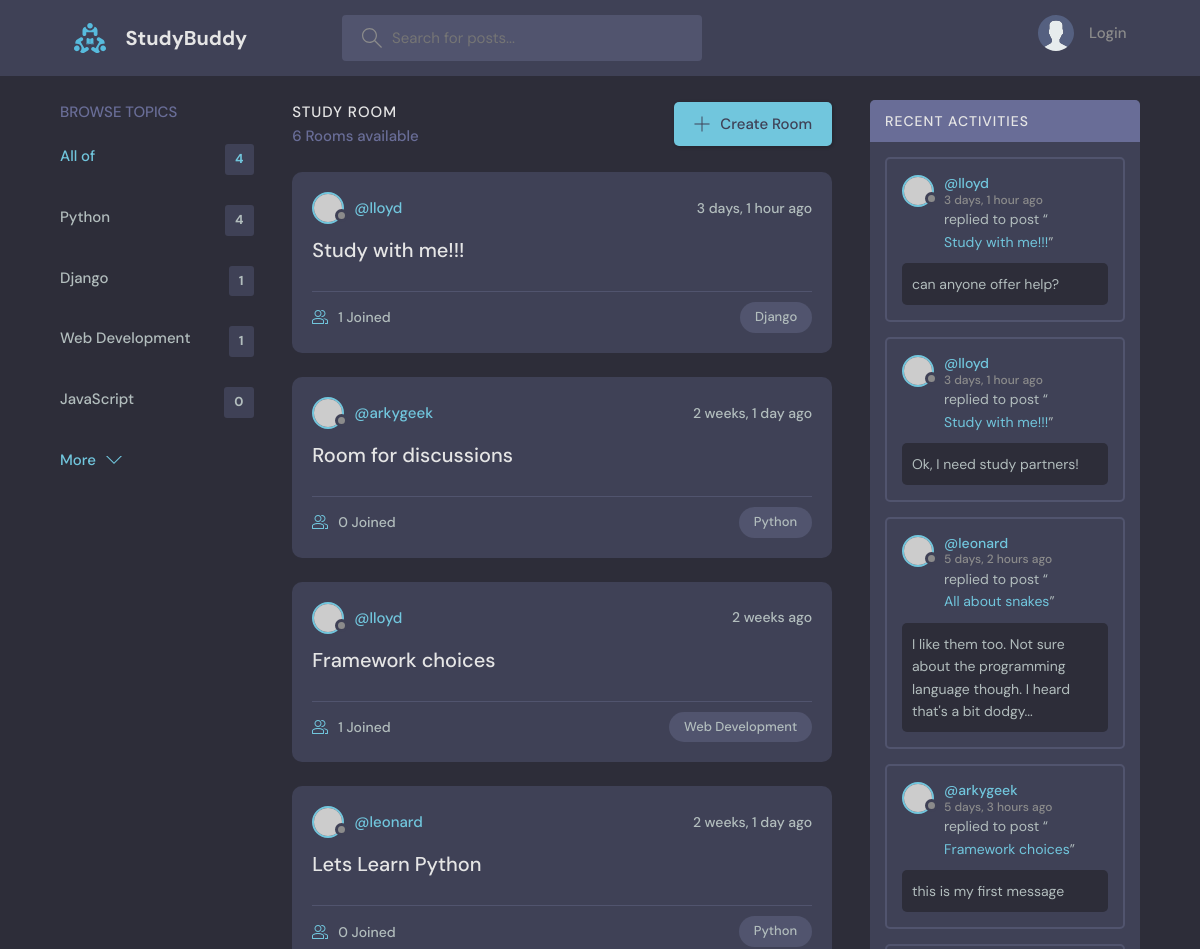
Before: / (upper part) with the older database file.
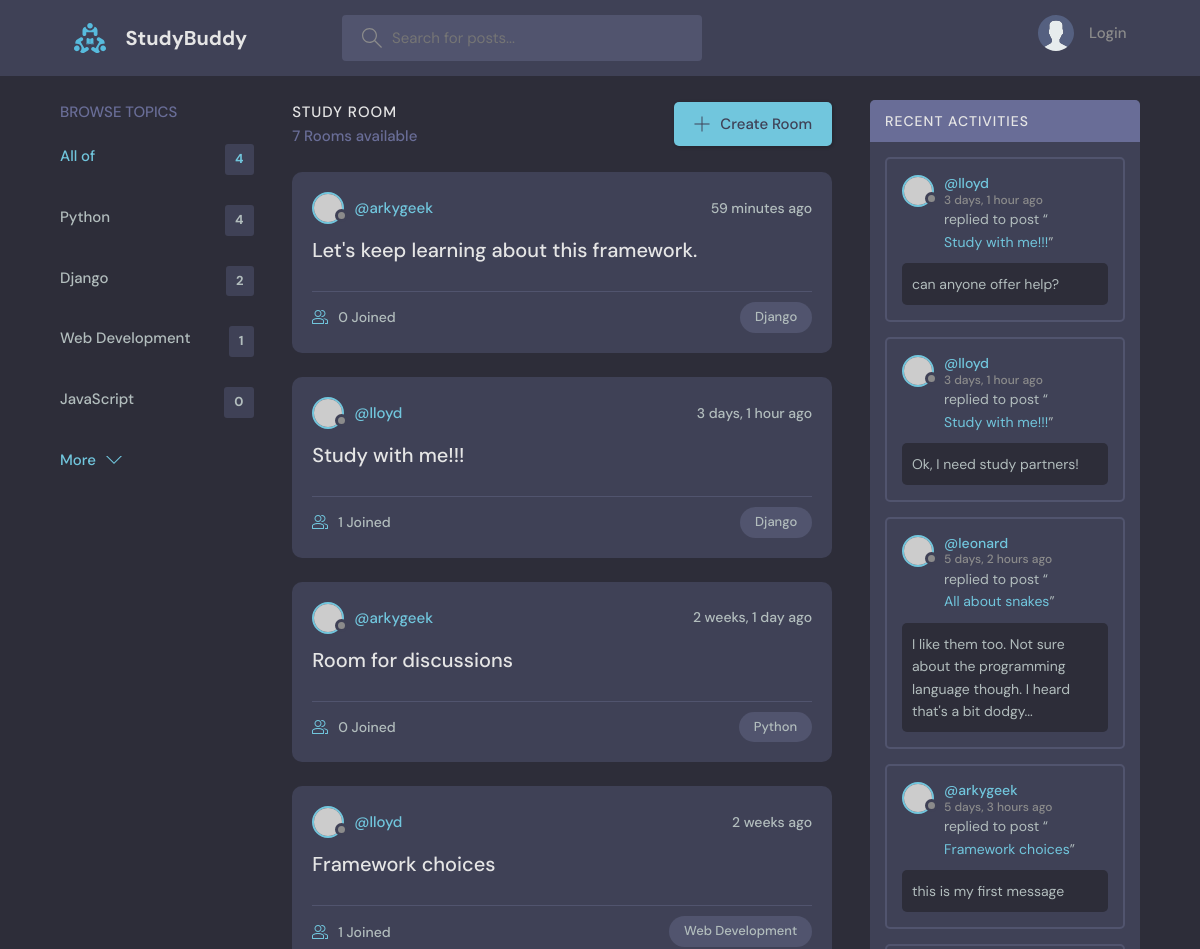
After: the same page with the newer database file.
### base/models.py (models this page shows, shortened)
class Topic(models.Model):
      name = models.CharField(max_length=200)

class Room(models.Model):
    host = models.ForeignKey(
        User,
        on_delete=models.SET_NULL,
        null=True)
    topic = models.ForeignKey(
        Topic,
        on_delete=models.SET_NULL,
        null=True)
    name = models.CharField(max_length=200)
    description = models.TextField(null=True, blank=True)
    participants = models.ManyToManyField(
        User,
        related_name='participants',
        blank=True)
    updated = models.DateTimeField(auto_now=True)
    created = models.DateTimeField(auto_now_add=True)
    class Meta:
        ordering = ['-updated', '-created']
    def __str__(self):
        return self.name

class Message(models.Model):
    user = models.ForeignKey(User, on_delete=models.CASCADE)
    room = models.ForeignKey(Room, on_delete=models.CASCADE)
    body = models.TextField()
    updated = models.DateTimeField(auto_now=True)
    created = models.DateTimeField(auto_now_add=True)
    class Meta:
        ordering = ['-updated', '-created']

### base/views.py (the view)
# urls.py: path('', views.home, name="home"),
def home(request):
    q = request.GET.get('q') if request.GET.get('q') != None else ''
    rooms = Room.objects.filter(
      Q(topic__name__icontains=q) |
      Q(name__icontains=q) |
      Q(description__icontains=q)
    )
    topics = Topic.objects.all()
    room_count = rooms.count()
    room_messages = Message.objects.filter(Q(room__topic__name__icontains=q))
    context = { # this is the dictionary we pass to the function
      'rooms': rooms,
      'topics': topics,
      'room_count': room_count,
      'room_messages': room_messages
    }
    return render(request, 'base/home.html', context)

### base/templates/base/home.html (shortened to what this page needs)
{% extends 'main.html' %}
{% block content %}
<main class="layout layout--3">
  <div class="container">
    {% include 'base/topics_component.html' %}
    <div class="roomList">
      <div class="roomList__header">
        <div>
          <h2>Study Room</h2>
          <p>{{room_count}} Rooms available</p>
        </div>
        <a class="btn btn--main" href="{% url 'create-room' %}">
          <svg version="1.1" xmlns="http://www.w3.org/2000/svg" width="32" height="32" viewBox="0 0 32 32">
            <title>add</title>
            <path
              d="M16.943 0.943h-1.885v14.115h-14.115v1.885h14.115v14.115h1.885v-14.115h14.115v-1.885h-14.115v-14.115z"
            ></path>
          </svg>
          Create Room
        </a>
      </div>
      {% include 'base/feed_component.html' %}
    </div>
    {% include 'base/activity_component.html' %}
  </div>
</main>
{% endblock content %}

### base/templates/base/topics_component.html
<div class="topics">
    <div class="topics__header">
        <h2>Browse Topics</h2>
    </div>
    <ul class="topics__list">
        <li>
            <a href="{% url 'home' %}" class="active">
                All of
                <span>
                    {{topics.count}}
                </span>
            </a>
        </li>
        {% for topic in topics %}
            <li>
                <a href="{% url 'home' %}?q={{topic.name}}">
                    {{topic.name}}
                    <span>
                        {{topic.room_set.all.count}}
                    </span>
                </a>
            </li>
        {% endfor %}
    </ul>
    <button class="btn btn--link" href="/">
        More
        <svg  {{comment}} chevron-down {{endcomment}}
             version="1.1"
             xmlns="http://www.w3.org/2000/svg"
             width="32"
             height="32"
             viewBox="0 0 32 32">
            <title>
                chevron-down
            </title>
            <path d="M16 21l-13-13h-3l16 16 16-16h-3l-13 13z"></path>
        </svg>
    </button>
</div>

### base/templates/base/feed_component.html (shortened to what this page needs)
{% for room in rooms %}
  <div class="roomListRoom">
    <div class="roomListRoom__header">
      <a href="{% url 'user-profile' room.host.id %}" class="roomListRoom__author">
        <div class="avatar avatar--small">
          <img src="https://randomuser.me/api/portraits/women/11.jpg" />
        </div>
        <span>@{{room.host.username}}</span>
      </a>
      <div class="roomListRoom__actions">
        <span>{{room.created|timesince}} ago</span>
      </div>
    </div>
    <div class="roomListRoom__content">
      <a href="{% url 'room' room.id %}">{{room.name}}</a>
    </div>
    <div class="roomListRoom__meta">
      <a href="{% url 'room' room.id %}" class="roomListRoom__joined">
        {{room.participants.all.count}} Joined
      </a>
      <p class="roomListRoom__topic">
        {{room.topic.name}}
      </p>
    </div>
  </div>
{% endfor %}

### base/templates/base/activity_component.html (shortened to what this page needs)
<div class="activities">
    <div class="activities__header">
        <h2>Recent Activities</h2>
    </div>
    {% for message in room_messages %}
        <div class="activities__box">
            <div class="activities__boxHeader roomListRoom__header">
                <a href="{% url 'user-profile' message.user.id %}"
                   class="roomListRoom__author" >
                    <div class="avatar avatar--small">
                        <img src="https://randomuser.me/api/portraits/women/11.jpg" />
                    </div>
                    <p>
                        @{{message.user}}
                        <span>
                            {{message.created|timesince}} ago
                        </span>
                    </p>
                </a>
            </div>
            <div class="activities__boxContent">
                <p>replied to post “<a href="{% url 'room' message.room.id %}">{{message.room}}</a>”</p>
                <div class="activities__boxRoomContent">
                    {{message.body}}
                </div>
            </div>
        </div>
    {% endfor %}
</div>

Changed rows visible on the page:
no longer on this page (row unchanged): Room: host.username "leonard", created "2 weeks, 1 day", name "Lets Learn Python", participants.all.count "0", topic.name "Python"
computed for Topic "Django": room_set.all.count "1" → "2"
added Room: host.username "arkygeek", created "59 minutes", name "Let's keep learning about this framework.", participants.all.count "0", topic.name "Django"
Other visible differences:
{{ room_count }}: "6" → "7"
